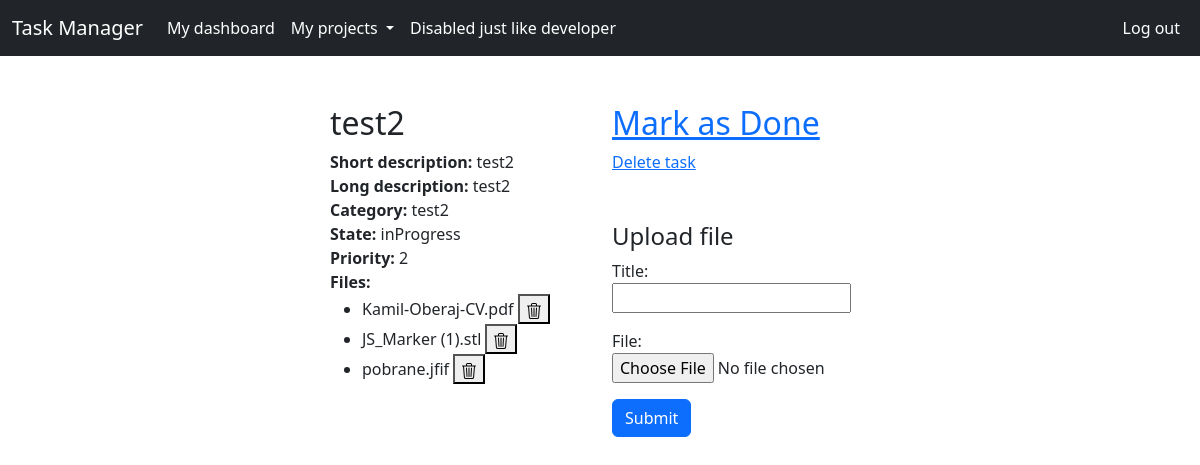
Before: /tasks/tasksList/1/taskDetail/2/ (signed in) with the older database file.
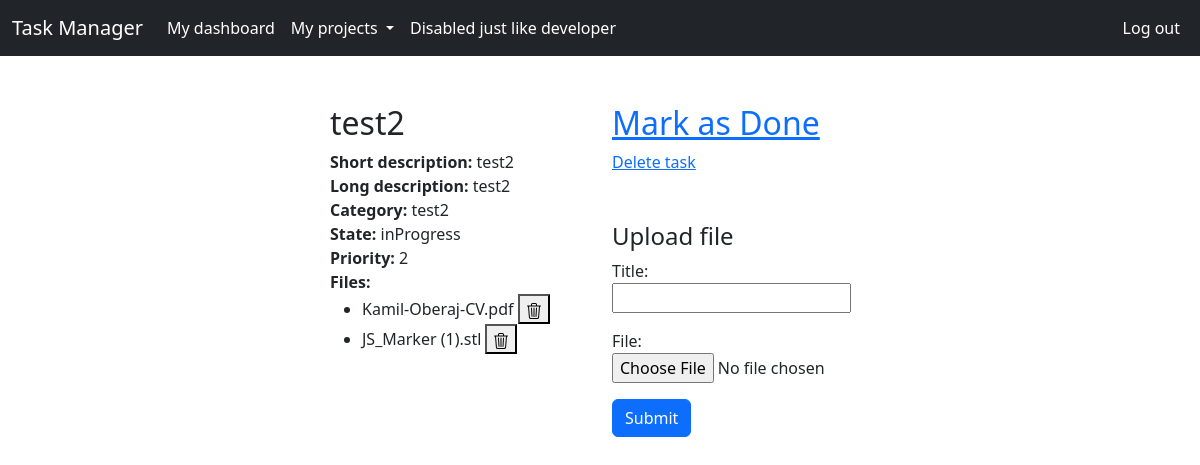
After: the same page with the newer database file.
### tasks/models.py (models this page shows, shortened)
class File(models.Model):
    name = models.CharField(max_length=100, default='')
    createdBy = models.ForeignKey(
        settings.AUTH_USER_MODEL,
        on_delete=models.CASCADE,
        default=1
    )
    originTask = models.ForeignKey(Task, on_delete=models.CASCADE)
    localisation = models.CharField(max_length=200, default='')

### tasks/views/views.py (the view)
# urls.py: path('tasksList/<int:projectId>/taskDetail/<int:taskId>/', views.taskDetail, name='taskDetail'),
@login_required
def taskDetail(request, projectId, taskId):
    projects = Project.objects.filter(createdBy=request.user)
    task = Task.objects.get(id=taskId)
    files = File.objects.filter(originTask=taskId)
    form = UploadFileForm()
    return render(request, 'taskDetail.html', {'task': task, 'form': form, 'projectId': projectId, 'projects' : projects, 'files': files})

### tasks/forms.py
class UploadFileForm(forms.Form):
    title = forms.CharField(max_length=100)
    file = forms.FileField()

### tasks/templates/taskDetail.html (shortened to what the changed rows need)
<!DOCTYPE html>
<html lang="en">
<head>
    <link href="https://cdn.jsdelivr.net/npm/bootstrap@5.2.2/dist/css/bootstrap.min.css" rel="stylesheet">
</head>
<body>
    <div class="container-fluid p-5">
        <div class="row justify-content-center">
            <div class="col-3 grey">
                <h2>
                    {{ task.name }}
                </h2>
                <span class="d-block">
                    <p class="d-inline">
                        <ul>
                            {% for file in files %}
                                <li>
                                    <p class="d-inline">{{ file.name }}</p>
                                    <a href="{% url 'deleteFile' projectId task.id file.name %}">
                                        <button>
                                        </button>
                                    </a>
                                </li>
                            {% endfor %}
                        </ul>
                    </p>
                </span>
            </div>
            <div class="col-3">
                <a href="{% url 'taskStateChange' projectId task.id %}">
                    {% if task.state == 'toDo' %}
                        <h2>
                            Mark as In Progress
                        </h2>
                    {% elif task.state == 'inProgress' %}
                        <h2>
                            Mark as Done
                        </h2>
                    {% endif %}
                </a>
            </div>
        </div>
    </div>
</body>
</html>

Changed rows visible on the page:
removed File: name "pobrane.jfif"
